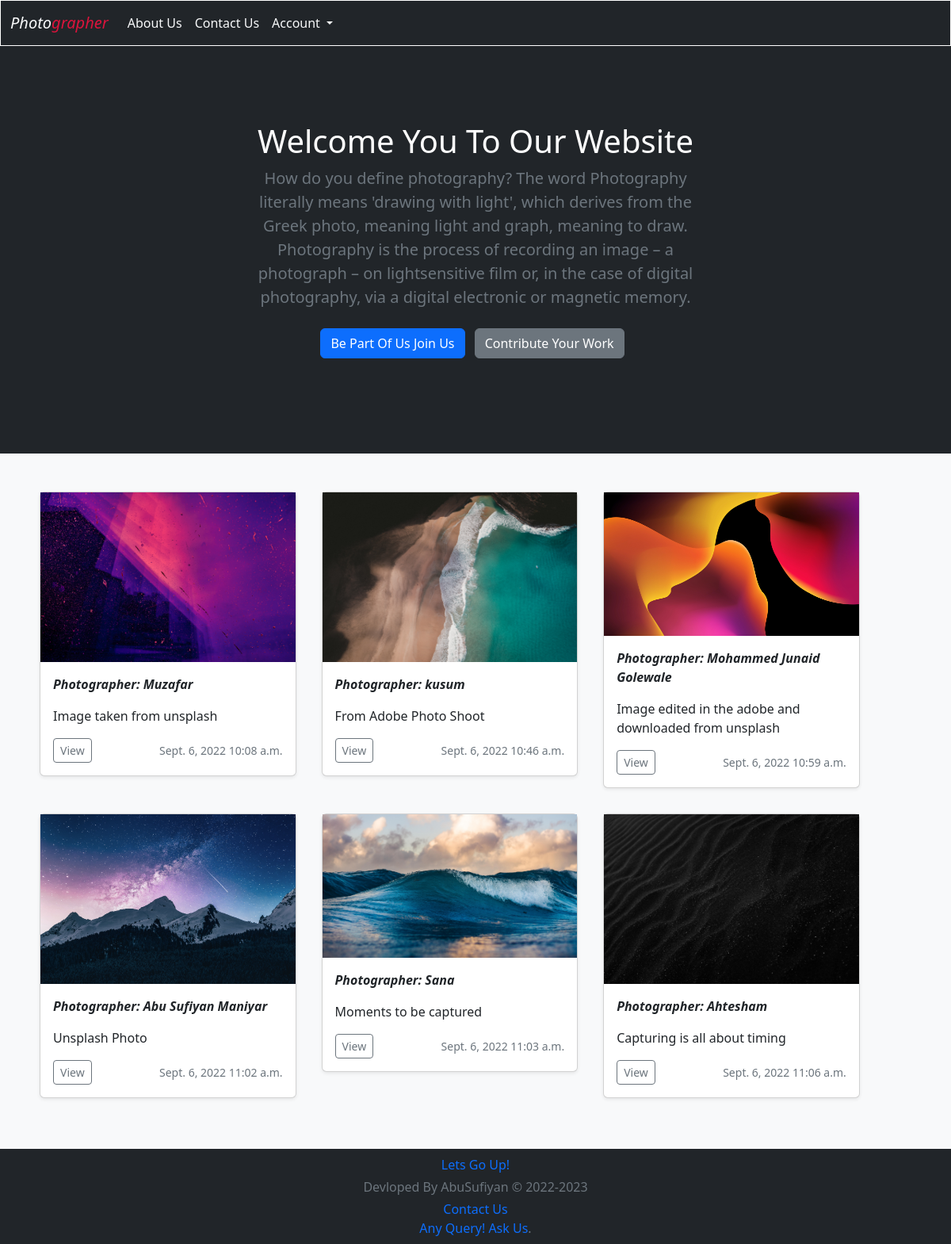
The page / on the database its author committed.
### photographer/models.py (models this page shows, shortened)
class Image(models.Model):
    fullname = models.CharField(blank=True, max_length=255 , null=True)
    email = models.CharField(blank=True, max_length=140, null=True)
    image = models.ImageField(blank=True, null=True, upload_to = 'images/') #media/
    desc = models.TextField(blank=True, null=True)
    date = models.DateField(blank=True, null=True)
    time = models.TimeField(blank=True, null=True)

### photographer/views.py (the view)
# urls.py: path('', views.index, name='home'),
def index(request):
    images = Image.objects.all()
    context = {
        'Images': images
    }
    return render(request, 'index.html', context)

### templates/index.html (shortened to what this page needs)
{% extends 'base.html' %}
  {% block content %}
  <section class="py-5 text-center container-fluid bg-dark">
    <div class="row py-lg-5">
      <div class="col-lg-6 col-md-8 mx-auto">
        <h1 class="fw-light text-white">Welcome You To Our
          Website
        </h1>
        <p class="lead text-muted">How do you define photography?
          The word Photography literally means 'drawing with light', which derives from the Greek photo, meaning light
          and graph, meaning to draw. Photography is the process of recording an image – a photograph – on
          lightsensitive film or, in the case of digital photography, via a digital electronic or magnetic memory.</p>
        <p>
          <a href="/signup" class="btn btn-primary my-2">Be Part Of Us Join Us</a>
          <a href="/upload" class="btn btn-secondary mx-2 my-2">Contribute Your Work</a>
        </p>
      </div>
    </div>
  </section>
  <div class="album py-5 bg-light">
    <div class="container">
      <div class="row row-cols-1 row-cols-sm-2 row-cols-md-3 g-3">
        {% if Images %}
          {% for i in Images %}
            <div class="col d-inline-block my-3 mx-2" style="width: 30%; height: 30%;">
              <div class="card shadow-sm">
                <img src="{{i.image.url}}" class="img-fluid" alt="image" style="height: 30%; width:100%">
                <div class="card-body">
                  <p class="card-text"><i><b>Photographer: {{i.fullname}}</b></i></p>
                  <p class="card-text">{{i.desc}}</p>
                  <div class="d-flex justify-content-between align-items-center">
                    <div class="btn-group">
                      <a href="{{i.image.url}}" target="_blank" class="btn btn-sm btn-outline-secondary">View</a>
                    </div>
                    <small class="text-muted">{{i.date}} {{i.time}}</small>
                  </div>
                </div>
              </div>
            </div>
          {% endfor %}
        {% endif %}
      </div>
    </div>
  </div>
  <footer class="text-muted py-2 bg-dark text-center">
    <div class="container">
      <p class="float-middle mb-1">
        <a href="" style="text-decoration: none;"> Lets Go Up!</a>
      </p>
      <p class="mb-1">Devloped By AbuSufiyan &copy; 2022-2023</p>
      <p class="mb-0">
        <a href="/contact" style="text-decoration: none;">Contact Us</a><br>
        <a href="mailto:arsufiyan.maniyar@gmail.com" style="text-decoration: none;">Any Query! Ask Us</a>.
      </p>
    </div>
  </footer>
  {% endblock %}

### templates/base.html (shortened to what this page needs)
<!doctype html>
<html lang="en">
<head>
    <link href="https://cdn.jsdelivr.net/npm/bootstrap@5.2.0/dist/css/bootstrap.min.css" rel="stylesheet"
>
</head>
<body>
    <nav class="navbar navbar-expand-lg bg-dark border border-white">
        <div class="container-fluid">
            <a class="navbar-brand text-light fst-italic" href="/">Photo<span style="color: crimson;">grapher</span></a>
            <div class="collapse navbar-collapse" id="navbarSupportedContent">
                <ul class="navbar-nav me-auto mb-2 mb-lg-0">
                    <li class="nav-item">
                        <a class="nav-link active text-light" aria-current="page" href="/about">About Us</a>
                    </li>
                    <li class="nav-item">
                     <a class="nav-link text-light" href="/contact">Contact Us</a>
                    </li>
                    <li class="nav-item dropdown">
                        <a class="nav-link dropdown-toggle text-light" href="#" role="button" data-bs-toggle="dropdown"
                            aria-expanded="false">
                            Account
                        </a>
                    </li>
                </ul>
            </div>
        </div>
    </nav>
    {% block content %}{% endblock %}
</body>
</html>

### rows shown on the page
Image: image (picture), fullname "Muzafar", desc "Image taken from unsplash", date "Sept. 6, 2022", time "10:08 a.m."
Image: image (picture), fullname "kusum", desc "From Adobe Photo Shoot", date "Sept. 6, 2022", time "10:46 a.m."
Image: image (picture), fullname "Mohammed Junaid Golewale", desc "Image edited in the adobe and downloaded from unsplash", date "Sept. 6, 2022", time "10:59 a.m."
Image: image (picture), fullname "Abu Sufiyan Maniyar", desc "Unsplash Photo", date "Sept. 6, 2022", time "11:02 a.m."
Image: image (picture), fullname "Sana", desc "Moments to be captured", date "Sept. 6, 2022", time "11:03 a.m."
Image: image (picture), fullname "Ahtesham", desc "Capturing is all about timing", date "Sept. 6, 2022", time "11:06 a.m."
